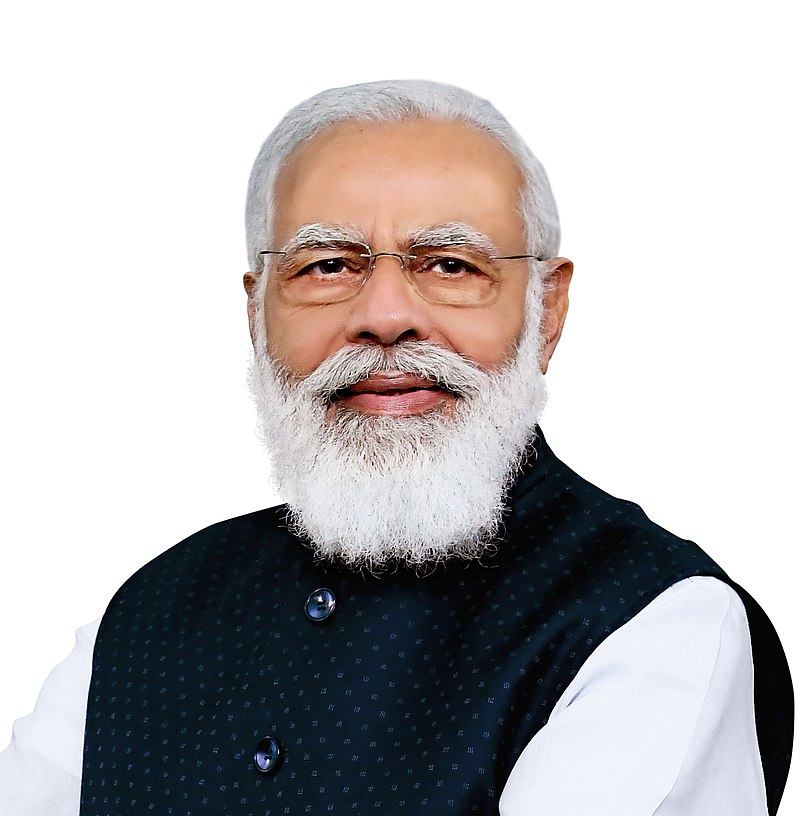
#> input picture Python Programming/OpenCV Python/Tutorial/modi.jpg, 800 x 816 px, found by its file name
$ python chapter2.py
#> lines starting #> are read from the running program, lines starting #| are printed output that depends on the picture; after the words box and inside, x2 and y2 are one past the last pixel; in counts of white or black regions, pixels touching at a corner belong together
import numpy as np
import cv2

img = cv2.imread('C:\Programming\Python Programming\OpenCV Python\Tutorial/modi.jpg')
#> img is the input picture: shape (816, 800, 3); mean B, G, R 182.4, 181.6, 184.8
kernel = np.ones((5, 5), np.uint8)

imgGray = cv2.cvtColor(img, cv2.COLOR_BGR2GRAY)
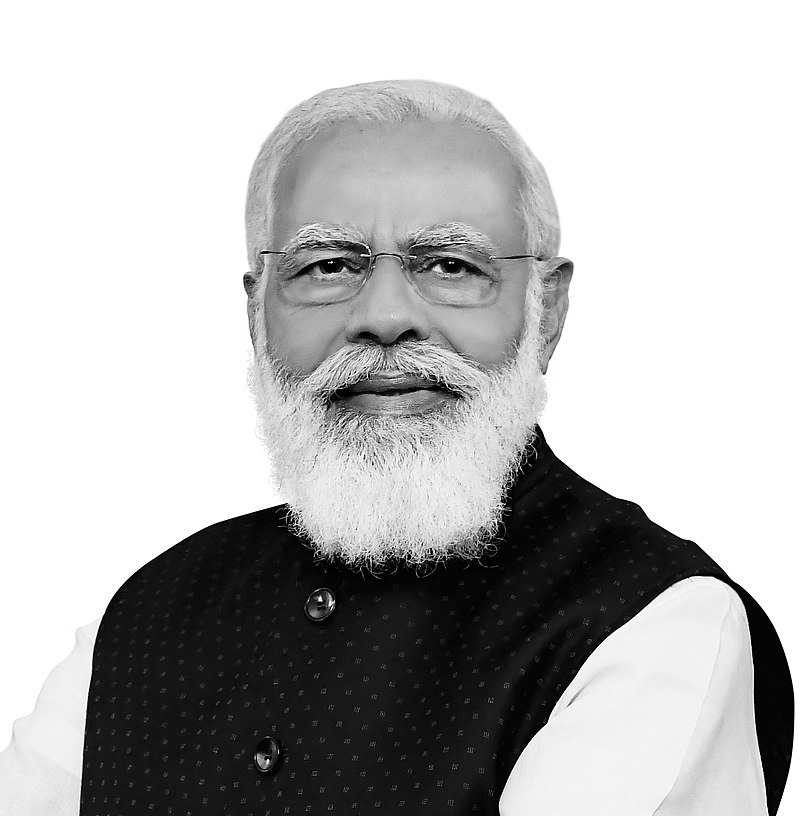
#> imgGray: shape (816, 800); min 0, max 255, mean 182.6
cv2.imshow('Gray image', imgGray)

imgBlur = cv2.GaussianBlur(imgGray, (19, 19), 0)
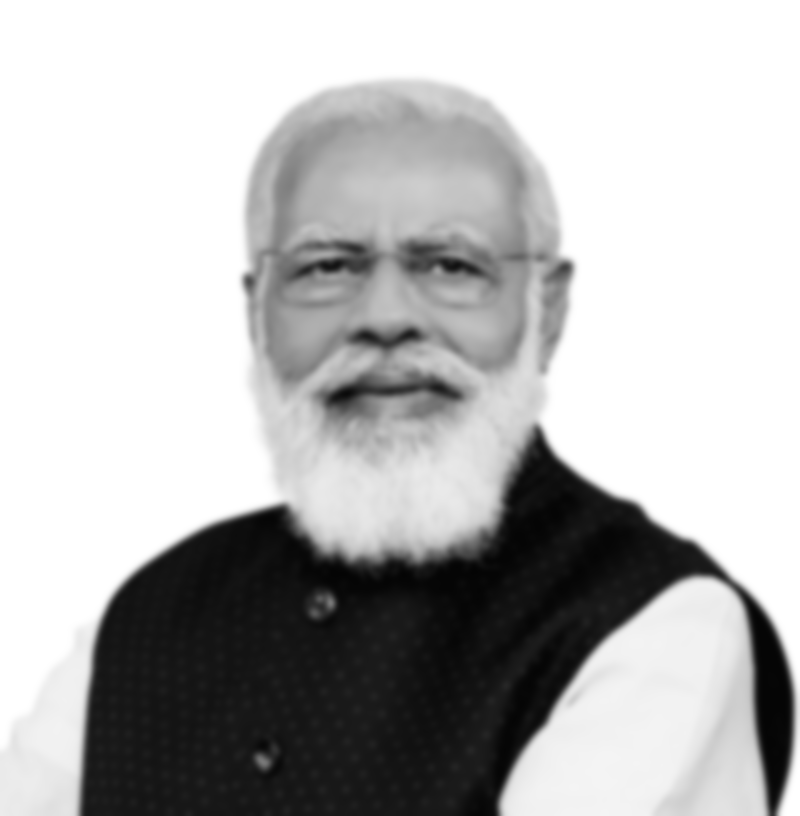
#> imgBlur: shape (816, 800); min 4, max 255, mean 182.6
cv2.imshow('Blur image', imgBlur)

imgCanny = cv2.Canny(img, 150, 200)
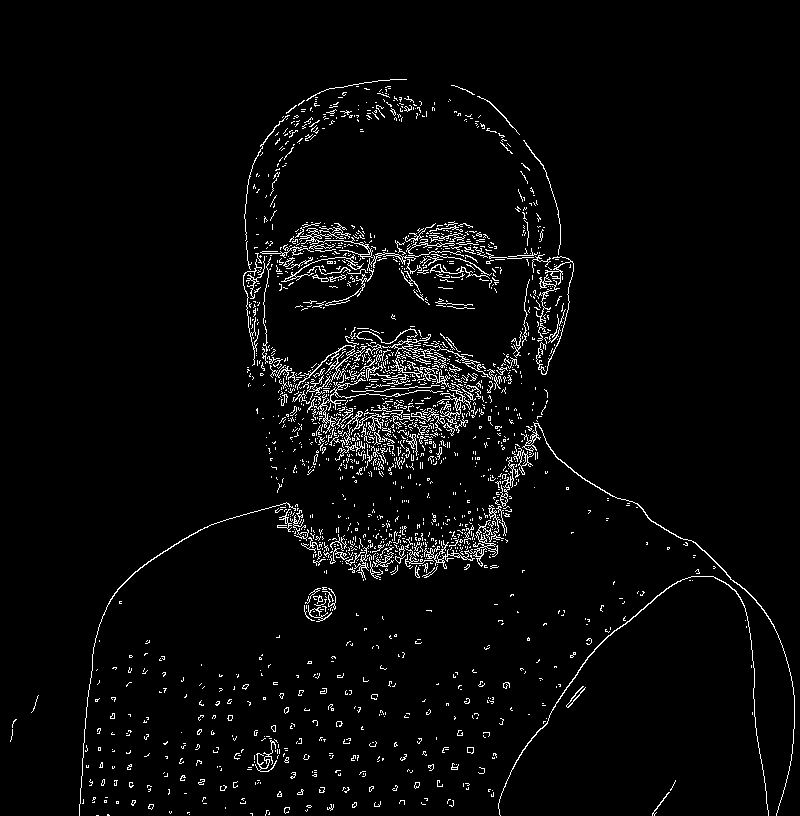
#> imgCanny: shape (816, 800); 3.5% white in thin lines or dots, all inside (x1, y1, x2, y2) = (10, 79, 795, 816)
cv2.imshow('Canny image', imgCanny)

imgDialation = cv2.dilate(imgCanny, kernel, iterations=5)
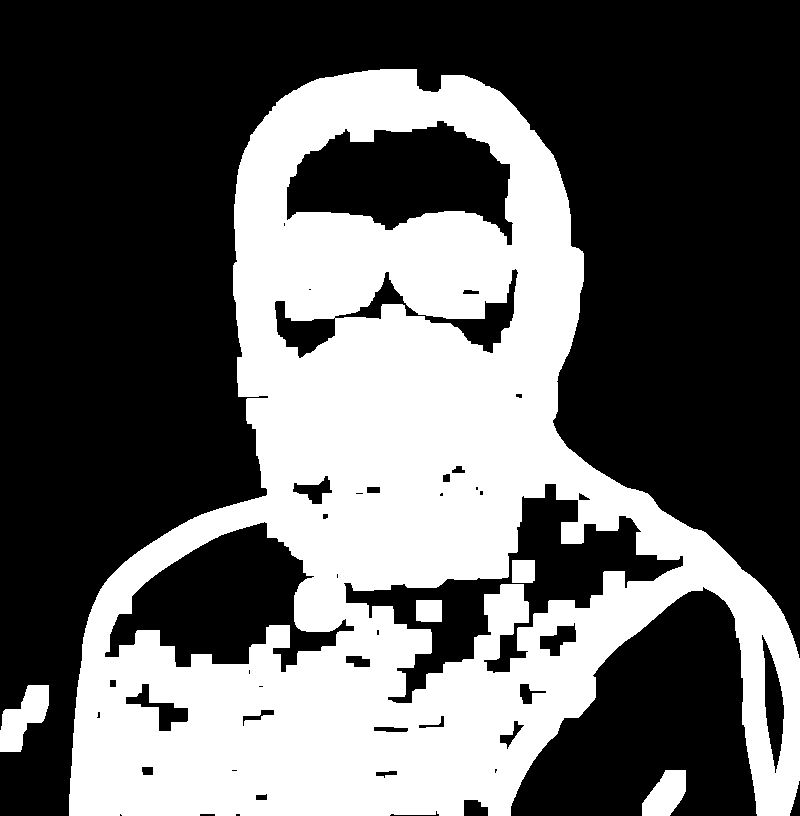
#> imgDialation: shape (816, 800); 38.4% white; 5 white regions, box (x1, y1, x2, y2) and area: (69, 69, 800, 816) 246407, (0, 685, 49, 752) 1881, (642, 770, 686, 816) 1415, (416, 600, 442, 622) 567, (512, 560, 535, 583) 525
cv2.imshow('Dialated  image', imgDialation)

imgEroded = cv2.erode(imgDialation, kernel, iterations=1)
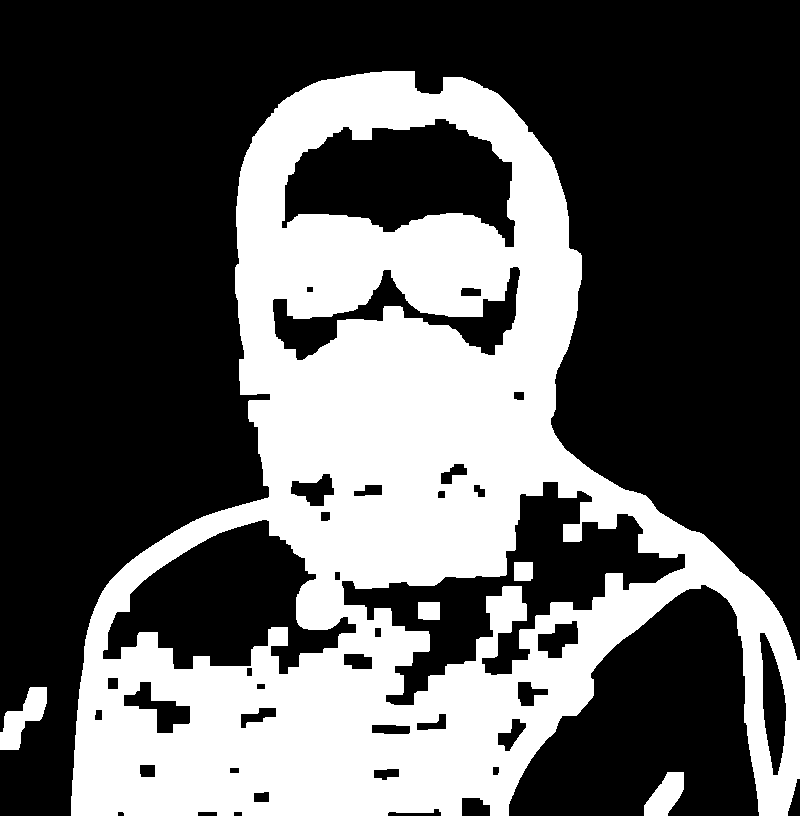
#> imgEroded: shape (816, 800); 35.2% white; 5 white regions, box (x1, y1, x2, y2) and area: (71, 71, 800, 816) 226637, (0, 687, 47, 750) 1469, (644, 772, 684, 816) 1119, (418, 602, 440, 620) 391, (514, 562, 533, 581) 357
cv2.imshow('Eroded image', imgEroded)

cv2.waitKey(0)
